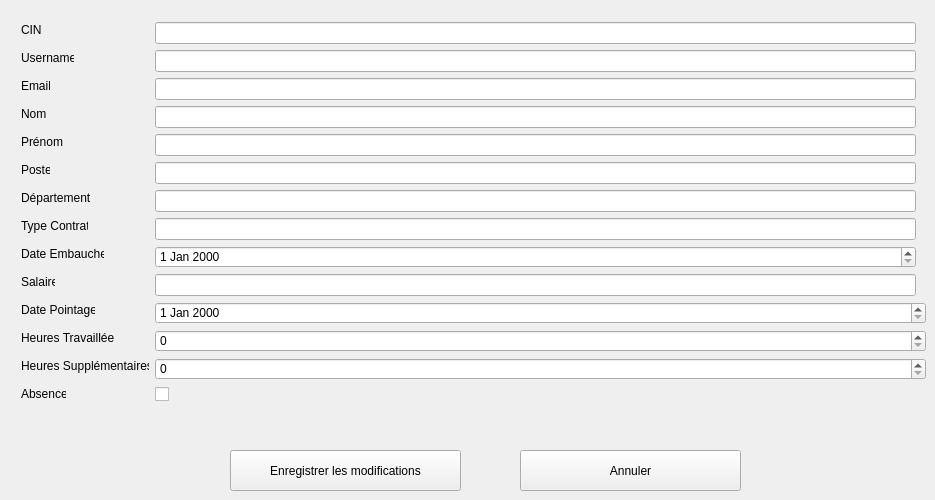
            <widget class="QWidget" name="page_Edit_Emp">
             <widget class="QDateEdit" name="datePointageEmp">
              <property name="geometry">
               <rect>
                <x>155</x>
                <y>302</y>
                <width>771</width>
                <height>22</height>
               </rect>
              </property>
             </widget>
             <widget class="QLineEdit" name="linePrenomEmp">
              <property name="geometry">
               <rect>
                <x>155</x>
                <y>134</y>
                <width>761</width>
                <height>22</height>
               </rect>
              </property>
             </widget>
             <widget class="QLineEdit" name="lineEmailEmp">
              <property name="geometry">
               <rect>
                <x>155</x>
                <y>78</y>
                <width>761</width>
                <height>22</height>
               </rect>
              </property>
             </widget>
             <widget class="QDateEdit" name="dateEmbaucheEmp">
              <property name="geometry">
               <rect>
                <x>155</x>
                <y>246</y>
                <width>761</width>
                <height>22</height>
               </rect>
              </property>
             </widget>
             <widget class="QLabel" name="labelUsernameEdit_3">
              <property name="geometry">
               <rect>
                <x>21</x>
                <y>50</y>
                <width>53</width>
                <height>16</height>
               </rect>
              </property>
              <property name="text">
               <string>Username</string>
              </property>
             </widget>
             <widget class="QLineEdit" name="lineTypeContratEmp">
              <property name="geometry">
               <rect>
                <x>155</x>
                <y>218</y>
                <width>761</width>
                <height>22</height>
               </rect>
              </property>
             </widget>
             <widget class="QLineEdit" name="linePostemp">
              <property name="geometry">
               <rect>
                <x>155</x>
                <y>162</y>
                <width>761</width>
                <height>22</height>
               </rect>
              </property>
             </widget>
             <widget class="QLabel" name="labelSalaireEdit_3">
              <property name="geometry">
               <rect>
                <x>21</x>
                <y>274</y>
                <width>34</width>
                <height>16</height>
               </rect>
              </property>
              <property name="text">
               <string>Salaire</string>
              </property>
             </widget>
             <widget class="QLineEdit" name="lineCIN_emp">
              <property name="geometry">
               <rect>
                <x>155</x>
                <y>22</y>
                <width>761</width>
                <height>22</height>
               </rect>
              </property>
              <property name="readOnly">
               <bool>true</bool>
              </property>
             </widget>
             <widget class="QLabel" name="labelCINEdit_3">
              <property name="geometry">
               <rect>
                <x>21</x>
                <y>22</y>
                <width>20</width>
                <height>16</height>
               </rect>
              </property>
              <property name="text">
               <string>CIN</string>
              </property>
             </widget>
             <widget class="QLabel" name="labelPrenomEdit_3">
              <property name="geometry">
               <rect>
                <x>21</x>
                <y>134</y>
                <width>42</width>
                <height>16</height>
               </rect>
              </property>
              <property name="text">
               <string>Prénom</string>
              </property>
             </widget>
             <widget class="QLabel" name="labelHeuresTravEdit_3">
              <property name="geometry">
               <rect>
                <x>21</x>
                <y>330</y>
                <width>93</width>
                <height>16</height>
               </rect>
              </property>
              <property name="text">
               <string>Heures Travaillées</string>
              </property>
             </widget>
             <widget class="QLabel" name="labelAbsenceEdit_3">
              <property name="geometry">
               <rect>
                <x>21</x>
                <y>386</y>
                <width>45</width>
                <height>16</height>
               </rect>
              </property>
              <property name="text">
               <string>Absence</string>
              </property>
             </widget>
             <widget class="QLineEdit" name="lineNomEmp">
              <property name="geometry">
               <rect>
                <x>155</x>
                <y>106</y>
                <width>761</width>
                <height>22</height>
               </rect>
              </property>
             </widget>
             <widget class="QLineEdit" name="lineDepartementEmp">
              <property name="geometry">
               <rect>
                <x>155</x>
                <y>190</y>
                <width>761</width>
                <height>22</height>
               </rect>
              </property>
             </widget>
             <widget class="QLabel" name="labelDatePointageEdit_3">
              <property name="geometry">
               <rect>
                <x>21</x>
                <y>302</y>
                <width>74</width>
                <height>16</height>
               </rect>
              </property>
              <property name="text">
               <string>Date Pointage</string>
              </property>
             </widget>
             <widget class="QSpinBox" name="spinHeuresSuppEmp">
              <property name="geometry">
               <rect>
                <x>155</x>
                <y>358</y>
                <width>771</width>
                <height>22</height>
               </rect>
              </property>
             </widget>
             <widget class="QLabel" name="labelDateEmbaucheEdit_3">
              <property name="geometry">
               <rect>
                <x>21</x>
                <y>246</y>
                <width>83</width>
                <height>16</height>
               </rect>
              </property>
              <property name="text">
               <string>Date Embauche</string>
              </property>
             </widget>
             <widget class="QLabel" name="labelTypeContratEdit_3">
              <property name="geometry">
               <rect>
                <x>21</x>
                <y>218</y>
                <width>67</width>
                <height>16</height>
               </rect>
              </property>
              <property name="text">
               <string>Type Contrat</string>
              </property>
             </widget>
             <widget class="QLabel" name="labelNomEdit_3">
              <property name="geometry">
               <rect>
                <x>21</x>
                <y>106</y>
                <width>27</width>
                <height>16</height>
               </rect>
              </property>
              <property name="text">
               <string>Nom</string>
              </property>
             </widget>
             <widget class="QLineEdit" name="lineUsernameEmp">
              <property name="geometry">
               <rect>
                <x>155</x>
                <y>50</y>
                <width>761</width>
                <height>22</height>
               </rect>
              </property>
             </widget>
             <widget class="QLabel" name="labelPosteEdit_3">
              <property name="geometry">
               <rect>
                <x>21</x>
                <y>162</y>
                <width>29</width>
                <height>16</height>
               </rect>
              </property>
              <property name="text">
               <string>Poste</string>
              </property>
             </widget>
             <widget class="QLineEdit" name="lineSalaireEmp">
              <property name="geometry">
               <rect>
                <x>155</x>
                <y>274</y>
                <width>761</width>
                <height>22</height>
               </rect>
              </property>
             </widget>
             <widget class="QCheckBox" name="checkAbsenceEmp">
              <property name="geometry">
               <rect>
                <x>155</x>
                <y>386</y>
                <width>16</width>
                <height>16</height>
               </rect>
              </property>
             </widget>
             <widget class="QSpinBox" name="spinHeuresTravemp">
              <property name="geometry">
               <rect>
                <x>155</x>
                <y>330</y>
                <width>771</width>
                <height>22</height>
               </rect>
              </property>
             </widget>
             <widget class="QLabel" name="labelDepartementEdit_3">
              <property name="geometry">
               <rect>
                <x>21</x>
                <y>190</y>
                <width>69</width>
                <height>16</height>
               </rect>
              </property>
              <property name="text">
               <string>Département</string>
              </property>
             </widget>
             <widget class="QLabel" name="labelHeuresSuppEdit_3">
              <property name="geometry">
               <rect>
                <x>21</x>
                <y>358</y>
                <width>128</width>
                <height>16</height>
               </rect>
              </property>
              <property name="text">
               <string>Heures Supplémentaires</string>
              </property>
             </widget>
             <widget class="QLabel" name="labelEmailEdit_3">
              <property name="geometry">
               <rect>
                <x>21</x>
                <y>78</y>
                <width>29</width>
                <height>16</height>
               </rect>
              </property>
              <property name="text">
               <string>Email</string>
              </property>
             </widget>
             <widget class="QPushButton" name="btnSaveEditEmployee_3">
              <property name="geometry">
               <rect>
                <x>230</x>
                <y>450</y>
                <width>231</width>
                <height>41</height>
               </rect>
              </property>
              <property name="text">
               <string>Enregistrer les modifications</string>
              </property>
             </widget>
             <widget class="QPushButton" name="btnCancelEditEmp">
              <property name="geometry">
               <rect>
                <x>520</x>
                <y>450</y>
                <width>221</width>
                <height>41</height>
               </rect>
              </property>
              <property name="text">
               <string>Annuler</string>
              </property>
             </widget>
            </widget>
